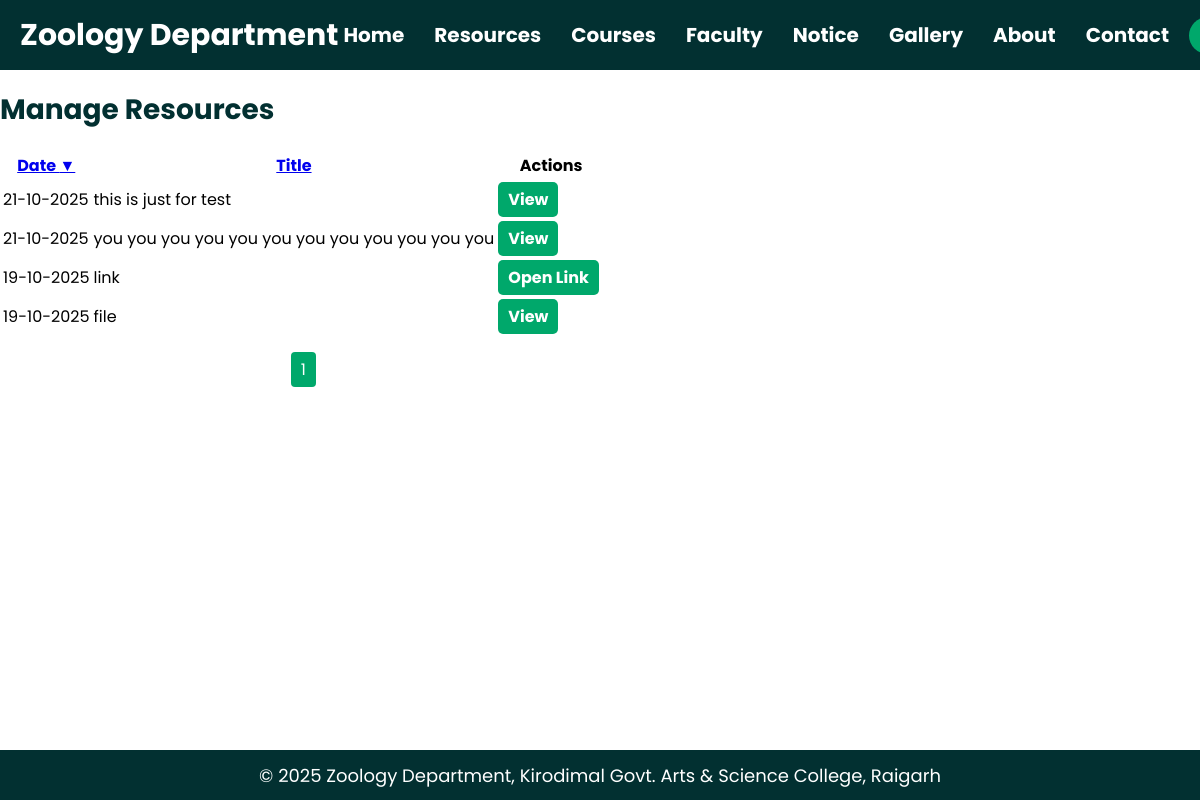
Page /manage_resources.php (signed in) on the earlier database version.
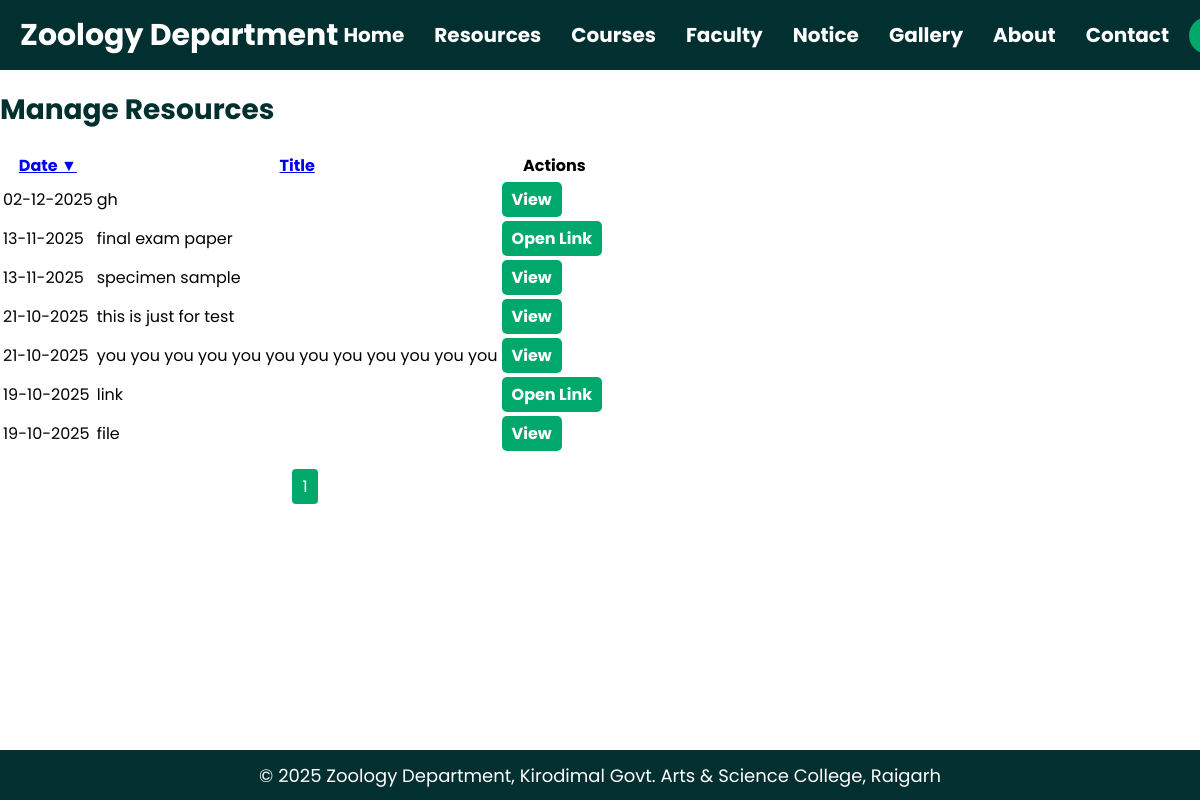
Same page on the later database version.
### tables this page shows
CREATE TABLE IF NOT EXISTS `resources` (
  `id` int NOT NULL AUTO_INCREMENT,
  `title` varchar(255) NOT NULL,
  `type` enum('file','link') NOT NULL,
  `file_path` varchar(255) DEFAULT NULL,
  `link_url` varchar(255) DEFAULT NULL,
  `date` date NOT NULL,
  `uploaded_by` varchar(255) DEFAULT NULL,
  PRIMARY KEY (`id`)
);

### manage_resources.php (the view, shortened to what this page needs)
<?php
include 'header.php';
$is_teacher = isset($_SESSION['role']) && $_SESSION['role'] === 'teacher';
$sort_by = isset($_GET['sort']) ? $_GET['sort'] : 'date';
$order = isset($_GET['order']) ? $_GET['order'] : 'DESC';
$order = strtoupper($order) === 'ASC' ? 'ASC' : 'DESC';
$limit = 10;
$page = isset($_GET['page']) ? max(1, intval($_GET['page'])) : 1;
$offset = ($page - 1) * $limit;
$total_result = mysqli_query($conn, "SELECT COUNT(*) AS total FROM resources");
$total_row = mysqli_fetch_assoc($total_result);
$total_pages = ceil($total_row['total'] / $limit);
$query = "SELECT * FROM resources ORDER BY $sort_by $order LIMIT $limit OFFSET $offset";
$result = mysqli_query($conn, $query);
$arrow_up = "&#9650;";
$arrow_down = "&#9660;";
?>
<main class="manage-resource-view">
    <div class="<?php echo $is_teacher ? 'manage-resource-content' : 'public-content'; ?>">
        <div class="manage-resource-row">
            <h1 class="manage-resource-title">Manage Resources</h1>
        </div>
        <table>
            <thead>
                <tr>
                    <th>
                        <a href="?sort=date&order=<?php echo $sort_by=='date' && $order=='ASC'?'DESC':'ASC'; ?>">
                            Date <?php if($sort_by=='date') echo $order=='ASC'?$arrow_up:$arrow_down; ?>
                        </a>
                    </th>
                    <th>
                        <a href="?sort=title&order=<?php echo $sort_by=='title' && $order=='ASC'?'DESC':'ASC'; ?>">
                            Title <?php if($sort_by=='title') echo $order=='ASC'?$arrow_up:$arrow_down; ?>
                        </a>
                    </th>
                    <th>Actions</th>
                </tr>
            </thead>
            <tbody>
                <?php while($row = mysqli_fetch_assoc($result)): ?>
                    <tr>
                        <td><?php echo date('d-m-Y', strtotime($row['date'])); ?></td>
                        <td><?php echo htmlspecialchars($row['title']); ?></td>
                        <td class="actions-cell">
                            <?php if($row['type'] == 'file'): ?>
                                <a href="<?php echo htmlspecialchars($row['file_path']); ?>" target="_blank" class="edit">View</a>
                            <?php else: ?>
                                <a href="<?php echo htmlspecialchars($row['link_url']); ?>" target="_blank" class="edit">Open Link</a>
                            <?php endif; ?>
                        </td>
                    </tr>
                <?php endwhile; ?>
            </tbody>
        </table>
        <div class="pagination">
            <?php for($p=1; $p<=$total_pages; $p++): ?>
                <a href="?page=<?php echo $p ?>&sort=<?php echo $sort_by ?>&order=<?php echo $order ?>" class="page-link <?php if($page==$p) echo 'active'; ?>"><?php echo $p ?></a>
            <?php endfor; ?>
        </div>
    </div>
</main>
<?php include 'footer.php'; ?>

Differences in the rows shown:
added resources: date "02-12-2025", title "gh"
added resources: date "13-11-2025", title "final exam paper"
added resources: date "13-11-2025", title "specimen sample"
